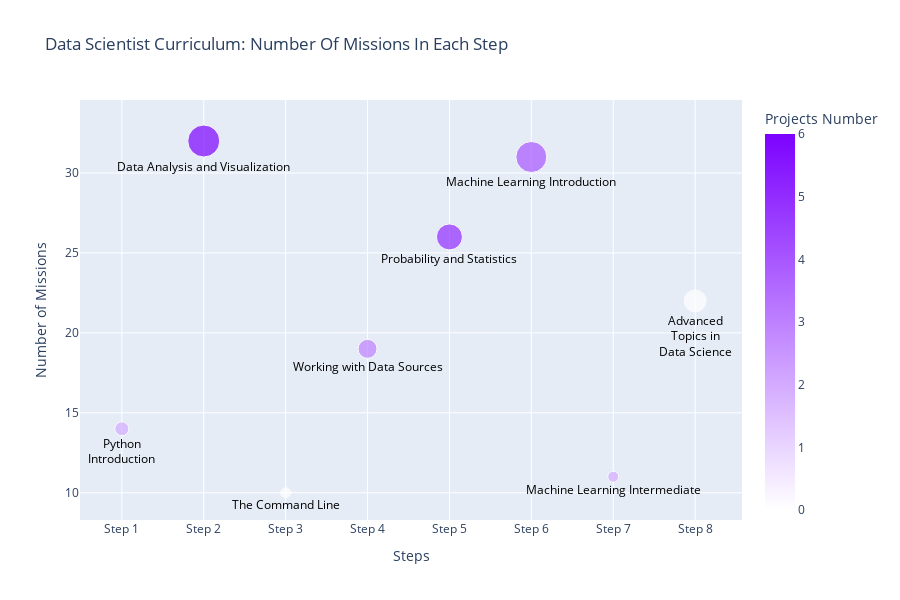

Notebook cell for this chart:
### Code cell
# Plot number of missions in each Step

fig3 = go.Figure()

fig3.add_trace(
    go.Scatter(
    x = unique_steps,
    y = missions_num,
    mode = 'markers+text',
    marker = dict(
        size = missions_num,
        color = projects_num,
        colorscale = [[0, '#ffffff'], [1, '#7c02ff']],
        showscale = True,
        colorbar=dict(
            title="Projects Number"
        ),
    ),
    text = steps_name,
    textposition = 'bottom center',
    textfont = dict(
    color = 'black') 
    ),
)

fig3.update_layout(
    height = 600,
    title = 'Data Scientist Curriculum: Number Of Missions In Each Step',
    xaxis = dict(
       title = 'Steps'
    ),
    yaxis = dict(
       title = 'Number of Missions'
    ),
#     plot_bgcolor = 'rgba(29, 161, 57, 0.2)'   
)



fig3.show()

### Figure 1 — Plotly figure (JSON) as saved in the notebook; plotly's stock layout.template omitted (floating-point values rounded to 4 significant figures)
{"data": [{"marker": {"color": [2, 6, 0, 3, 5, 4, 2, 0], "colorbar": {"title": {"text": "Projects Number"}}, "colorscale": [[0, "#ffffff"], [1, "#7c02ff"]], "showscale": true, "size": [14, 32, 10, 19, 26, 31, 11, 22]}, "mode": "markers+text", "text": ["Python<br>Introduction", "Data Analysis and Visualization", "The Command Line", "Working with Data Sources", "Probability and Statistics", "Machine Learning Introduction", "Machine Learning Intermediate", "Advanced<br>Topics in<br>Data Science"], "textfont": {"color": "black"}, "textposition": "bottom center", "type": "scatter", "x": ["Step 1", "Step 2", "Step 3", "Step 4", "Step 5", "Step 6", "Step 7", "Step 8"], "y": [14, 32, 10, 19, 26, 31, 11, 22]}], "layout": {"height": 600, "title": {"text": "Data Scientist Curriculum: Number Of Missions In Each Step"}, "xaxis": {"title": {"text": "Steps"}}, "yaxis": {"title": {"text": "Number of Missions"}}}}
